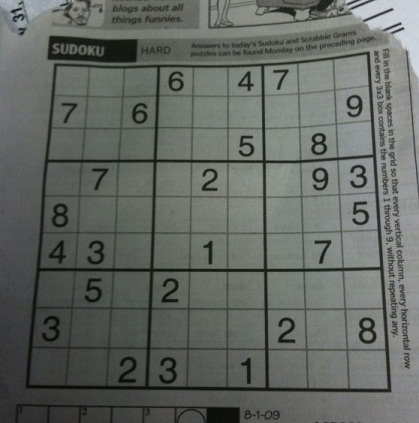
#> input picture scripts/cv1/data/sudoku.jpg, 419 x 423 px
$ python 7-gradients.py   (older library calls are emulated)
#> lines starting #> are read from the running program, lines starting #| are printed output that depends on the picture
# Sobel and Laplacian gradients with different data types.
# See important note on
# https://docs.opencv.org/3.0-beta/doc/py_tutorials/py_imgproc/py_gradients/py_gradients.html
# about setting output bit depth to avoid missing edges

import cv2
import numpy as np
from matplotlib import pyplot as plt

img = cv2.imread('../data/sudoku.jpg',0)  # load as grayscale
#> img: shape (423, 419); min 5, max 218, mean 101.9

laplacian = cv2.Laplacian(img,cv2.CV_64F)
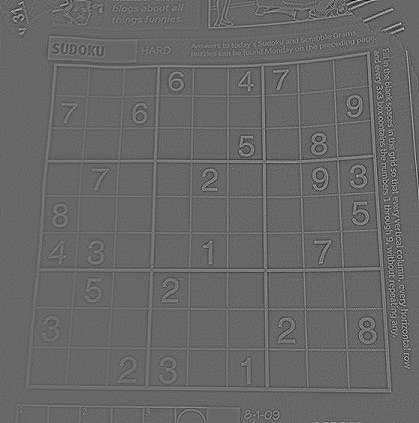
#> laplacian: shape (423, 419) float64; min -192, max 281, mean 0; drawn with min black and max white
sobelx = cv2.Sobel(img,cv2.CV_64F,1,0,ksize=5)
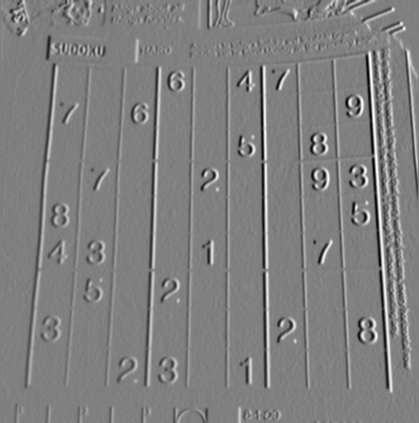
#> sobelx: shape (423, 419) float64; min -5263, max 5236, mean 21.3; drawn with min black and max white
sobely = cv2.Sobel(img,cv2.CV_64F,0,1,ksize=5)
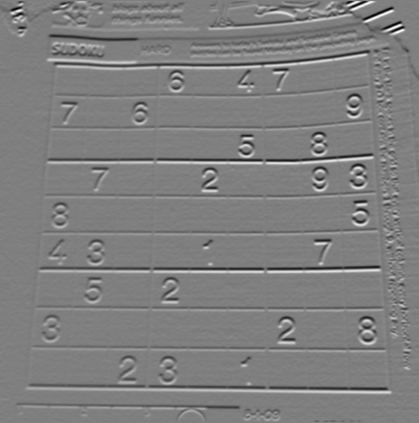
#> sobely: shape (423, 419) float64; min -6276, max 6254, mean -16.4; drawn with min black and max white

plt.subplot(3,3,1),plt.imshow(img,cmap = 'gray')
plt.title('Original'), plt.xticks([]), plt.yticks([])
plt.subplot(3,3,2),plt.imshow(laplacian,cmap = 'gray')
plt.title('Laplacian'), plt.xticks([]), plt.yticks([])
plt.subplot(3,3,3),plt.imshow(sobelx,cmap = 'gray')
plt.title('Sobel X'), plt.xticks([]), plt.yticks([])
plt.subplot(3,3,4),plt.imshow(sobely,cmap = 'gray')
plt.title('Sobel Y'), plt.xticks([]), plt.yticks([])


# [16 lines of commented-out code are left out]

plt.show()
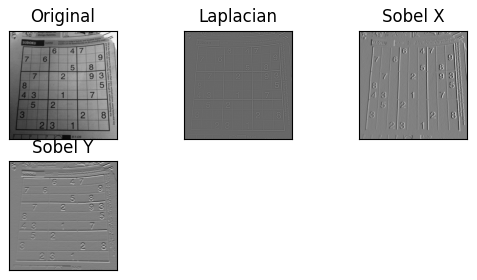
#> figure drawn by matplotlib, 4 panels
